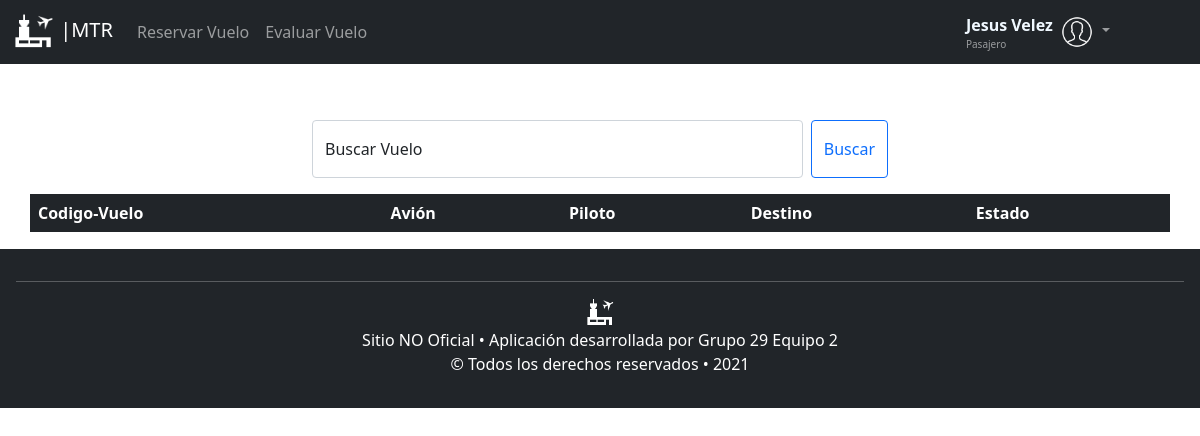
The app's page / (signed in), older data.
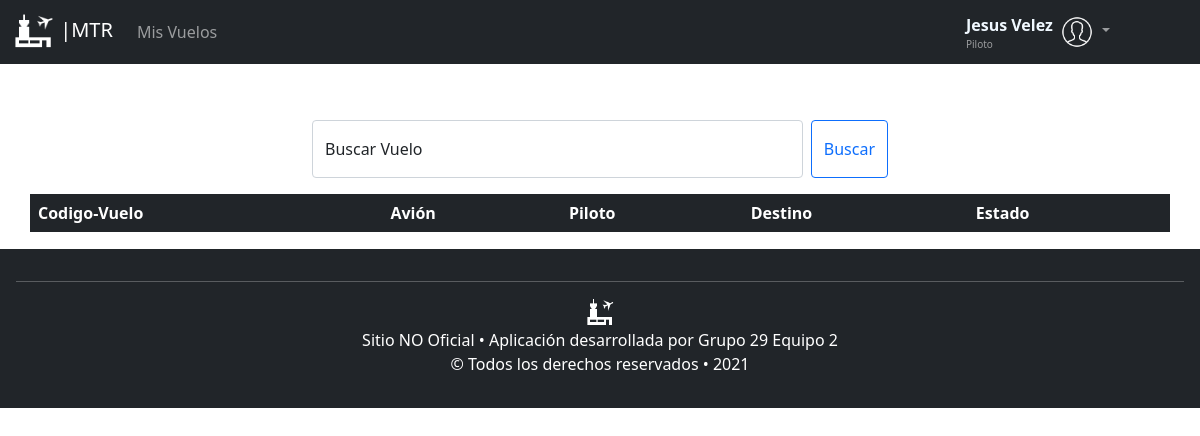
The same page, newer data.
### app.py (the view)
@app.route('/', methods=('GET', 'POST'))
def index():
    try:
        if request.method == 'POST':
            print("entre por post")
            db = get_db()
            busqueda = request.form['busqueda']
            result = db.execute(
                'SELECT codigo,avion,piloto,destino FROM vuelos where codigo =' + "'"+busqueda + "'"
            ).fetchall()
            print(result)
            close_db()
            return render_template('consultas.html', datos=result)
        else:
            print("entre por get")
            db = get_db()
            todos = []
            lista2 = []
            lista3 = []
            codigo = db.execute(
                'select codigo from vuelos'
            ).fetchall()
            todos.append(codigo)
            avion = db.execute(
                'SELECT avion FROM vuelos'
            ).fetchall()
            todos.append(avion)
            pilotos = db.execute(
                'SELECT piloto FROM vuelos'
            ).fetchall()
            todos.append(pilotos)
            destino = db.execute(
                'SELECT destino FROM vuelos'
            ).fetchall()
            todos.append(destino)
            close_db()
            for x in todos:
                lista = []
                for j in x:
                    lista.append(j[0])
                lista2.append(lista)
            for a in range(len(lista2)):
                lista = []
                for i in range(4):
                    print(lista2[i][a])
                    lista.append(lista2[i][a])
                lista3.append(lista)
            return render_template('consultas.html', datos=lista3)
    except:
        return render_template('consultas.html')

### app.py (called while the page is built)
@app.before_request
def load_logged_in_user():
    print("Entre al before request :)")
    user_id = session.get('user_id')
    if(user_id is None):
        g.user = None
    else:
        g.user = get_db().execute(
            'SELECT * FROM personas WHERE correo = ?', (user_id,)
        ).fetchone()

### db.py (called while the page is built)
def get_db():
    try:
        if 'db' not in g:
            g.db=sqlite3.connect('aeropuerto.db')
        return g.db
    except Error:
        print(Error)

### templates/consultas.html (shortened to what this page needs)
{% extends "layout.html" %}
{% block contenido %}
<br>
<br>
<form class="d-flex form-floating mb-3 container-sm " id="margenBuscar" method="POST">
  <input name="busqueda" class="form-control me-2" id="floatingInput" type="search" placeholder="Buscar vuelos" aria-label="Search">
  <label for="floatingInput" id="labelBuscar">Buscar Vuelo</label>
  <button class="btn btn-outline-primary" type="submit">Buscar</button>
</form>
<table class="table container-sm">
  <thead class="table-dark">
    <tr>
      <th scope="col">Codigo-Vuelo</th>
      <th scope="col">Avión</th>
      <th scope="col">Piloto</th>
      <th scope="col">Destino</th>
      <th scope="col">Estado</th>
    </tr>
  </thead>
</table>
{% endblock %}

### templates/layout.html (shortened to what the changed rows need)
<!DOCTYPE html>
<html>
<head>
    <link href="https://cdn.jsdelivr.net/npm/bootstrap@5.0.0-beta2/dist/css/bootstrap.min.css" rel="stylesheet"
>
    <link rel="stylesheet" type="text/css" href="/static/CSS/estiloLayout.css">
</head>
<body>
    <header>
        <nav class="navbar fixed-top  navbar-expand-lg navbar-dark bg-dark">
            <div class="container-fluid">
                <div class="collapse navbar-collapse" id="navbarSupportedContent">
                    {% if not g.user %}
                        <ul class="navbar-nav me-auto mb-2 mb-lg-0">
                        <!--    <li class="nav-item">
                                <a class="nav-link active" aria-current="page" href="#">Home</a>
                            </li>-->
                        </ul>
                        <ul class="navbar-nav mb-2 mb-lg-0">
                            <li class="nav-item">
                                <a href="/login" class="btn btn-link" id="btnRegistrar">Ingresar</a>
                            </li>
                            <li class="nav-item">
                                <a href="/registro" class="btn btn-link" id="btnRegistrar">Registrar</a>
                            </li>
                        </ul>
                    {% else %}
                    <ul class="navbar-nav me-auto mb-2 mb-lg-0">
                            {% if g.user[5]==1 %}
                                <li class="nav-item">
                                    <a class="nav-link" aria-current="page" href="/reservar">Reservar Vuelo</a>
                                </li>
                                <li class="nav-item">
                                    <a class="nav-link" aria-current="page" href="/evaluar">Evaluar Vuelo</a>
                                </li>
                            {% endif %}
                            {% if g.user[5]==2 %}
                                <li class="nav-item">
                                    <a class="nav-link" aria-current="page" href="/vistapiloto">Mis Vuelos</a>
                                </li>
                            {% endif %}
                        </ul>
                        <div class="float-sm-start" >
                            <span class="fs-6 fw-bold  align-middle text-capitalize" style="color: aliceblue;">{{g.user[0]}}  {{g.user[1]}}</span>
                            <br>
                            {% if g.user[5]==1 %}
                            <span class="navbar-text" style="font-size: x-small;">
                                Pasajero
                              </span>
                            {% endif %}
                            {% if g.user[5]==2 %}
                            <span class="navbar-text" style="font-size: x-small;">
                                Piloto
                              </span>
                            {% endif %}
                        </div>
                    {% endif %}
                </div>
            </div>
        </nav>
    </header>
    {% block contenido %}
    {% endblock %}
</body>
</html>

Row changes from the older to the newer data that the page shows:
changed personas "Jesus": tipo_usuario 1 → 2 (drawn)
Text that changed along with them:
text no longer shown: "Reservar Vuelo Evaluar Vuelo Pasajero"
text now shown: "Mis Vuelos Piloto"
